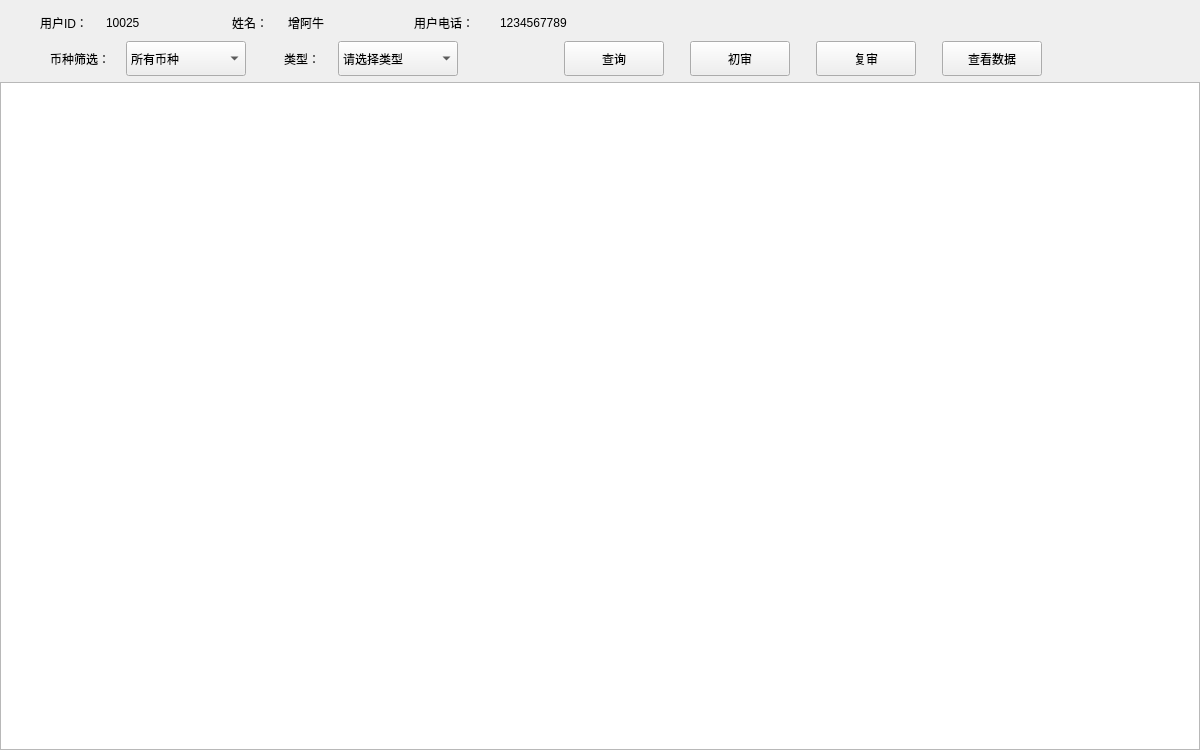
     <widget class="QWidget" name="page_UserStatements">
      <property name="minimumSize">
       <size>
        <width>1200</width>
        <height>750</height>
       </size>
      </property>
      <layout class="QVBoxLayout" name="verticalLayout_13">
       <property name="spacing">
        <number>6</number>
       </property>
       <property name="leftMargin">
        <number>0</number>
       </property>
       <property name="topMargin">
        <number>10</number>
       </property>
       <property name="rightMargin">
        <number>0</number>
       </property>
       <property name="bottomMargin">
        <number>0</number>
       </property>
       <item>
        <layout class="QHBoxLayout" name="horizontalLayout_17">
         <item>
          <spacer name="horizontalSpacer_62">
           <property name="orientation">
            <enum>Qt::Horizontal</enum>
           </property>
           <property name="sizeType">
            <enum>QSizePolicy::Fixed</enum>
           </property>
           <property name="sizeHint" stdset="0">
            <size>
             <width>40</width>
             <height>20</height>
            </size>
           </property>
          </spacer>
         </item>
         <item>
          <widget class="QLabel" name="lb_UserStatements_3">
           <property name="minimumSize">
            <size>
             <width>60</width>
             <height>25</height>
            </size>
           </property>
           <property name="maximumSize">
            <size>
             <width>60</width>
             <height>25</height>
            </size>
           </property>
           <property name="styleSheet">
            <string notr="true"/>
           </property>
           <property name="text">
            <string>用户ID：</string>
           </property>
          </widget>
         </item>
         <item>
          <widget class="QLabel" name="lb_UserStatements_UserID">
           <property name="minimumSize">
            <size>
             <width>100</width>
             <height>25</height>
            </size>
           </property>
           <property name="maximumSize">
            <size>
             <width>100</width>
             <height>25</height>
            </size>
           </property>
           <property name="styleSheet">
            <string notr="true"/>
           </property>
           <property name="text">
            <string>10025</string>
           </property>
          </widget>
         </item>
         <item>
          <spacer name="horizontalSpacer_64">
           <property name="orientation">
            <enum>Qt::Horizontal</enum>
           </property>
           <property name="sizeType">
            <enum>QSizePolicy::Fixed</enum>
           </property>
           <property name="sizeHint" stdset="0">
            <size>
             <width>20</width>
             <height>20</height>
            </size>
           </property>
          </spacer>
         </item>
         <item>
          <widget class="QLabel" name="lb_UserStatements_5">
           <property name="minimumSize">
            <size>
             <width>50</width>
             <height>25</height>
            </size>
           </property>
           <property name="maximumSize">
            <size>
             <width>50</width>
             <height>25</height>
            </size>
           </property>
           <property name="styleSheet">
            <string notr="true"/>
           </property>
           <property name="text">
            <string>姓名：</string>
           </property>
          </widget>
         </item>
         <item>
          <widget class="QLabel" name="lb_UserStatements_UserName">
           <property name="minimumSize">
            <size>
             <width>100</width>
             <height>25</height>
            </size>
           </property>
           <property name="maximumSize">
            <size>
             <width>100</width>
             <height>25</height>
            </size>
           </property>
           <property name="styleSheet">
            <string notr="true"/>
           </property>
           <property name="text">
            <string>增阿牛</string>
           </property>
          </widget>
         </item>
         <item>
          <spacer name="horizontalSpacer_65">
           <property name="orientation">
            <enum>Qt::Horizontal</enum>
           </property>
           <property name="sizeType">
            <enum>QSizePolicy::Fixed</enum>
           </property>
           <property name="sizeHint" stdset="0">
            <size>
             <width>20</width>
             <height>20</height>
            </size>
           </property>
          </spacer>
         </item>
         <item>
          <widget class="QLabel" name="lb_UserStatements_2">
           <property name="minimumSize">
            <size>
             <width>80</width>
             <height>25</height>
            </size>
           </property>
           <property name="maximumSize">
            <size>
             <width>80</width>
             <height>25</height>
            </size>
           </property>
           <property name="styleSheet">
            <string notr="true"/>
           </property>
           <property name="text">
            <string>用户电话：</string>
           </property>
          </widget>
         </item>
         <item>
          <widget class="QLabel" name="lb_UserStatements_UserTel">
           <property name="minimumSize">
            <size>
             <width>180</width>
             <height>25</height>
            </size>
           </property>
           <property name="maximumSize">
            <size>
             <width>180</width>
             <height>25</height>
            </size>
           </property>
           <property name="styleSheet">
            <string notr="true"/>
           </property>
           <property name="text">
            <string>1234567789</string>
           </property>
          </widget>
         </item>
         <item>
          <spacer name="horizontalSpacer_63">
           <property name="orientation">
            <enum>Qt::Horizontal</enum>
           </property>
           <property name="sizeHint" stdset="0">
            <size>
             <width>40</width>
             <height>20</height>
            </size>
           </property>
          </spacer>
         </item>
        </layout>
       </item>
       <item>
        <layout class="QHBoxLayout" name="horizontalLayout_18">
         <item>
          <spacer name="horizontalSpacer_66">
           <property name="orientation">
            <enum>Qt::Horizontal</enum>
           </property>
           <property name="sizeType">
            <enum>QSizePolicy::Fixed</enum>
           </property>
           <property name="sizeHint" stdset="0">
            <size>
             <width>40</width>
             <height>20</height>
            </size>
           </property>
          </spacer>
         </item>
         <item>
          <widget class="QLabel" name="lb_UserStatements_4">
           <property name="minimumSize">
            <size>
             <width>80</width>
             <height>35</height>
            </size>
           </property>
           <property name="maximumSize">
            <size>
             <width>80</width>
             <height>35</height>
            </size>
           </property>
           <property name="styleSheet">
            <string notr="true"/>
           </property>
           <property name="text">
            <string>币种筛选：</string>
           </property>
           <property name="alignment">
            <set>Qt::AlignCenter</set>
           </property>
          </widget>
         </item>
         <item>
          <widget class="QComboBox" name="cbx_UserStatements_CoinType">
           <property name="minimumSize">
            <size>
             <width>120</width>
             <height>35</height>
            </size>
           </property>
           <property name="maximumSize">
            <size>
             <width>120</width>
             <height>35</height>
            </size>
           </property>
           <property name="styleSheet">
            <string notr="true"/>
           </property>
           <item>
            <property name="text">
             <string>所有币种</string>
            </property>
           </item>
          </widget>
         </item>
         <item>
          <spacer name="horizontalSpacer_69">
           <property name="orientation">
            <enum>Qt::Horizontal</enum>
           </property>
           <property name="sizeType">
            <enum>QSizePolicy::Fixed</enum>
           </property>
           <property name="sizeHint" stdset="0">
            <size>
             <width>20</width>
             <height>20</height>
            </size>
           </property>
          </spacer>
         </item>
         <item>
          <widget class="QLabel" name="lb_UserStatements_1">
           <property name="minimumSize">
            <size>
             <width>60</width>
             <height>35</height>
            </size>
           </property>
           <property name="maximumSize">
            <size>
             <width>60</width>
             <height>35</height>
            </size>
           </property>
           <property name="styleSheet">
            <string notr="true"/>
           </property>
           <property name="text">
            <string>类型：</string>
           </property>
           <property name="alignment">
            <set>Qt::AlignCenter</set>
           </property>
          </widget>
         </item>
         <item>
          <widget class="QComboBox" name="cbx_UserStatements_StatementType">
           <property name="minimumSize">
            <size>
             <width>120</width>
             <height>35</height>
            </size>
           </property>
           <property name="maximumSize">
            <size>
             <width>120</width>
             <height>35</height>
            </size>
           </property>
           <property name="styleSheet">
            <string notr="true"/>
           </property>
           <property name="frame">
            <bool>true</bool>
           </property>
           <item>
            <property name="text">
             <string>请选择类型</string>
            </property>
           </item>
           <item>
            <property name="text">
             <string>交易</string>
            </property>
           </item>
           <item>
            <property name="text">
             <string>手续费-交易</string>
            </property>
           </item>
           <item>
            <property name="text">
             <string>充币</string>
            </property>
           </item>
           <item>
            <property name="text">
             <string>提币</string>
            </property>
           </item>
           <item>
            <property name="text">
             <string>手续费-提币</string>
            </property>
           </item>
           <item>
            <property name="text">
             <string>划转-转出</string>
            </property>
           </item>
           <item>
            <property name="text">
             <string>划转-转入</string>
            </property>
           </item>
           <item>
            <property name="text">
             <string>注册赠送-邀请</string>
            </property>
           </item>
           <item>
            <property name="text">
             <string>交易返佣</string>
            </property>
           </item>
           <item>
            <property name="text">
             <string>实名赠送-邀请</string>
            </property>
           </item>
           <item>
            <property name="text">
             <string>注册赠送</string>
            </property>
           </item>
           <item>
            <property name="text">
             <string>实名赠送</string>
            </property>
           </item>
          </widget>
         </item>
         <item>
          <spacer name="horizontalSpacer_68">
           <property name="orientation">
            <enum>Qt::Horizontal</enum>
           </property>
           <property name="sizeType">
            <enum>QSizePolicy::Fixed</enum>
           </property>
           <property name="sizeHint" stdset="0">
            <size>
             <width>100</width>
             <height>20</height>
            </size>
           </property>
          </spacer>
         </item>
         <item>
          <widget class="QPushButton" name="btn_UserStatements_Search">
           <property name="minimumSize">
            <size>
             <width>100</width>
             <height>35</height>
            </size>
           </property>
           <property name="maximumSize">
            <size>
             <width>100</width>
             <height>35</height>
            </size>
           </property>
           <property name="cursor">
            <cursorShape>PointingHandCursor</cursorShape>
           </property>
           <property name="focusPolicy">
            <enum>Qt::NoFocus</enum>
           </property>
           <property name="styleSheet">
            <string notr="true"/>
           </property>
           <property name="text">
            <string>查询</string>
           </property>
          </widget>
         </item>
         <item>
          <spacer name="horizontalSpacer_70">
           <property name="orientation">
            <enum>Qt::Horizontal</enum>
           </property>
           <property name="sizeType">
            <enum>QSizePolicy::Fixed</enum>
           </property>
           <property name="sizeHint" stdset="0">
            <size>
             <width>20</width>
             <height>20</height>
            </size>
           </property>
          </spacer>
         </item>
         <item>
          <widget class="QPushButton" name="btn_UserStatements_JumpToManualWithdraw1">
           <property name="minimumSize">
            <size>
             <width>100</width>
             <height>35</height>
            </size>
           </property>
           <property name="maximumSize">
            <size>
             <width>100</width>
             <height>35</height>
            </size>
           </property>
           <property name="cursor">
            <cursorShape>PointingHandCursor</cursorShape>
           </property>
           <property name="focusPolicy">
            <enum>Qt::NoFocus</enum>
           </property>
           <property name="styleSheet">
            <string notr="true"/>
           </property>
           <property name="text">
            <string>初审</string>
           </property>
          </widget>
         </item>
         <item>
          <spacer name="horizontalSpacer_71">
           <property name="orientation">
            <enum>Qt::Horizontal</enum>
           </property>
           <property name="sizeType">
            <enum>QSizePolicy::Fixed</enum>
           </property>
           <property name="sizeHint" stdset="0">
            <size>
             <width>20</width>
             <height>20</height>
            </size>
           </property>
          </spacer>
         </item>
         <item>
          <widget class="QPushButton" name="btn_UserStatements_JumpToManualWithdraw2">
           <property name="minimumSize">
            <size>
             <width>100</width>
             <height>35</height>
            </size>
           </property>
           <property name="maximumSize">
            <size>
             <width>100</width>
             <height>35</height>
            </size>
           </property>
           <property name="cursor">
            <cursorShape>PointingHandCursor</cursorShape>
           </property>
           <property name="focusPolicy">
            <enum>Qt::NoFocus</enum>
           </property>
           <property name="styleSheet">
            <string notr="true"/>
           </property>
           <property name="text">
            <string>复审</string>
           </property>
          </widget>
         </item>
         <item>
          <spacer name="horizontalSpacer_72">
           <property name="orientation">
            <enum>Qt::Horizontal</enum>
           </property>
           <property name="sizeType">
            <enum>QSizePolicy::Fixed</enum>
           </property>
           <property name="sizeHint" stdset="0">
            <size>
             <width>20</width>
             <height>20</height>
            </size>
           </property>
          </spacer>
         </item>
         <item>
          <widget class="QPushButton" name="btn_UserStatements_JumpToUserAssetData">
           <property name="minimumSize">
            <size>
             <width>100</width>
             <height>35</height>
            </size>
           </property>
           <property name="maximumSize">
            <size>
             <width>100</width>
             <height>35</height>
            </size>
           </property>
           <property name="cursor">
            <cursorShape>PointingHandCursor</cursorShape>
           </property>
           <property name="focusPolicy">
            <enum>Qt::NoFocus</enum>
           </property>
           <property name="styleSheet">
            <string notr="true"/>
           </property>
           <property name="text">
            <string>查看数据</string>
           </property>
          </widget>
         </item>
         <item>
          <spacer name="horizontalSpacer_67">
           <property name="orientation">
            <enum>Qt::Horizontal</enum>
           </property>
           <property name="sizeHint" stdset="0">
            <size>
             <width>40</width>
             <height>20</height>
            </size>
           </property>
          </spacer>
         </item>
        </layout>
       </item>
       <item>
        <layout class="QGridLayout" name="gridLayout_13">
         <property name="spacing">
          <number>0</number>
         </property>
         <item row="0" column="0">
          <widget class="QTableWidget" name="tbw_UserStatements">
           <property name="minimumSize">
            <size>
             <width>1200</width>
             <height>658</height>
            </size>
           </property>
          </widget>
         </item>
        </layout>
       </item>
      </layout>
     </widget>
